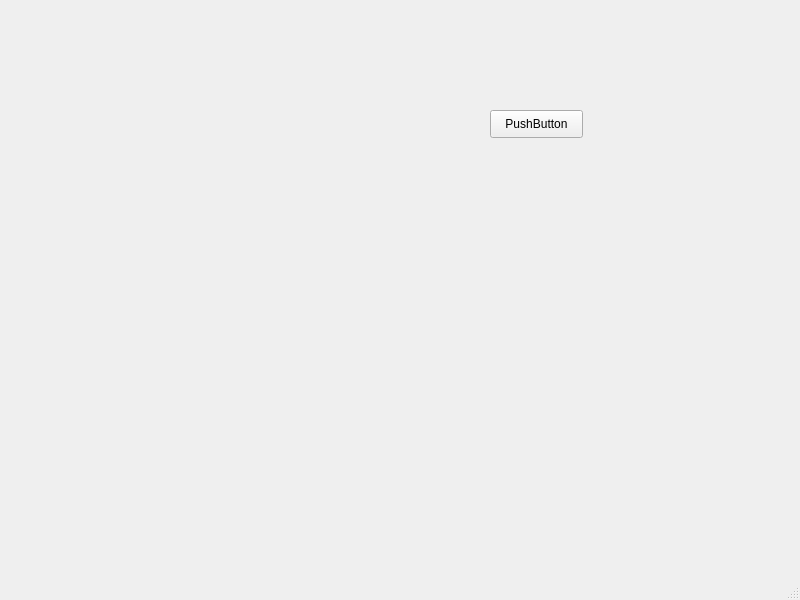
<?xml version="1.0" encoding="UTF-8"?>
<ui version="4.0">
 <class>MainWindow</class>
 <widget class="QMainWindow" name="MainWindow">
  <property name="geometry">
   <rect>
    <x>0</x>
    <y>0</y>
    <width>800</width>
    <height>600</height>
   </rect>
  </property>
  <property name="windowTitle">
   <string>MainWindow</string>
  </property>
  <widget class="QWidget" name="centralwidget">
   <widget class="QPushButton" name="pushButton">
    <property name="geometry">
     <rect>
      <x>490</x>
      <y>110</y>
      <width>93</width>
      <height>28</height>
     </rect>
    </property>
    <property name="text">
     <string>PushButton</string>
    </property>
   </widget>
  </widget>
  <widget class="QMenuBar" name="menubar">
   <property name="geometry">
    <rect>
     <x>0</x>
     <y>0</y>
     <width>800</width>
     <height>25</height>
    </rect>
   </property>
  </widget>
  <widget class="QStatusBar" name="statusbar"/>
 </widget>
 <resources/>
 <connections/>
</ui>
